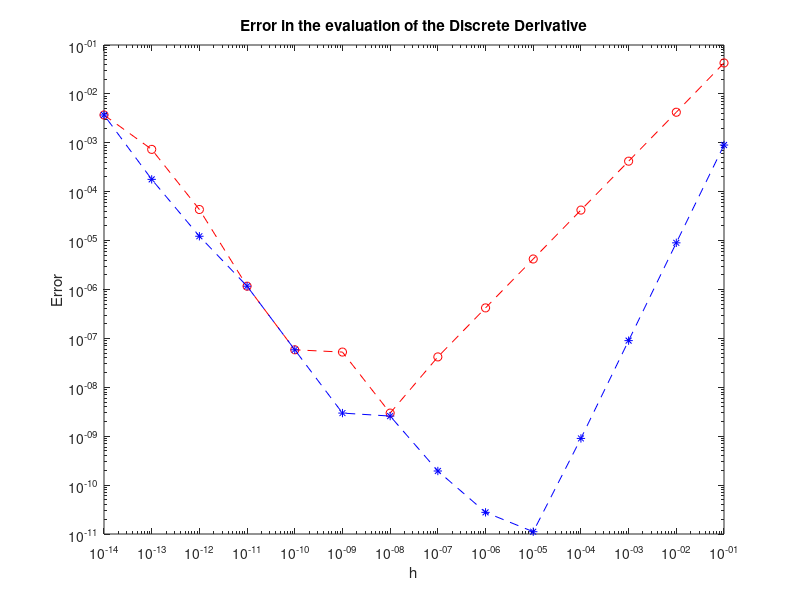

MATLAB code to generate this figure:
% A concrete demonstration of the effect of catastrophic cancellation
% in the evaluation of the discrete derivatives -- cannot take the parameter h too small!
% You can run this script from the CLI with <matlab -nosplash -nodesktop -r "run discrderiv.m">

function discrderiv()
  
  N=14;
  
  for i=1:N
    h(i)=10^(-i);
    dder(i)=dsin(1,h(i));
    err(i)=abs(dder(i)-cos(1));
    dder2(i)=dsin2(1,h(i));
    err2(i)=abs(dder2(i)-cos(1));
  end
  
  figure(1);
  loglog(h,err,'ro--');
  hold on;
  loglog(h,err2,'b*--');
  title('Error in the evaluation of the Discrete Derivative');
  xlabel('h');
  ylabel('Error');
    
end

function der = dsin(x,h)
  der = (sin(x+h)-sin(x))/h;
end

function der = dsin2(x,h)
  der = (sin(x+h)-sin(x-h))/(2*h);
end
